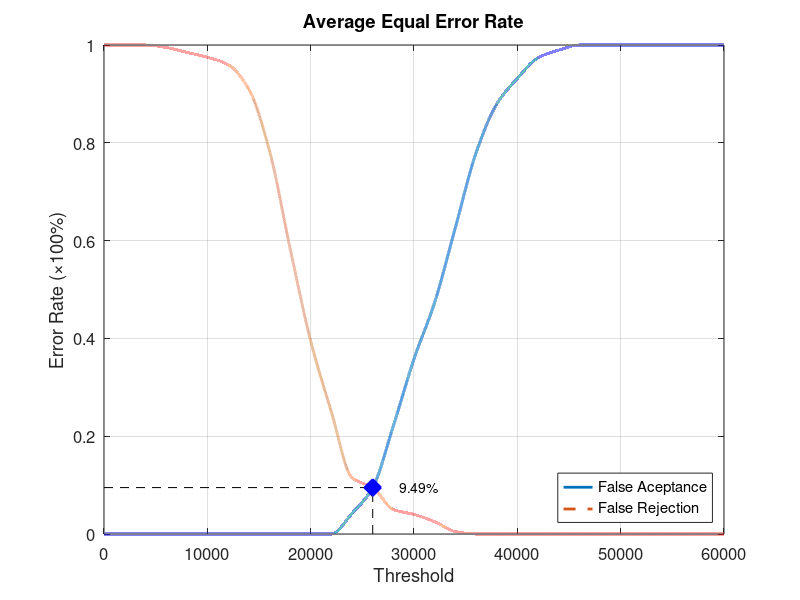
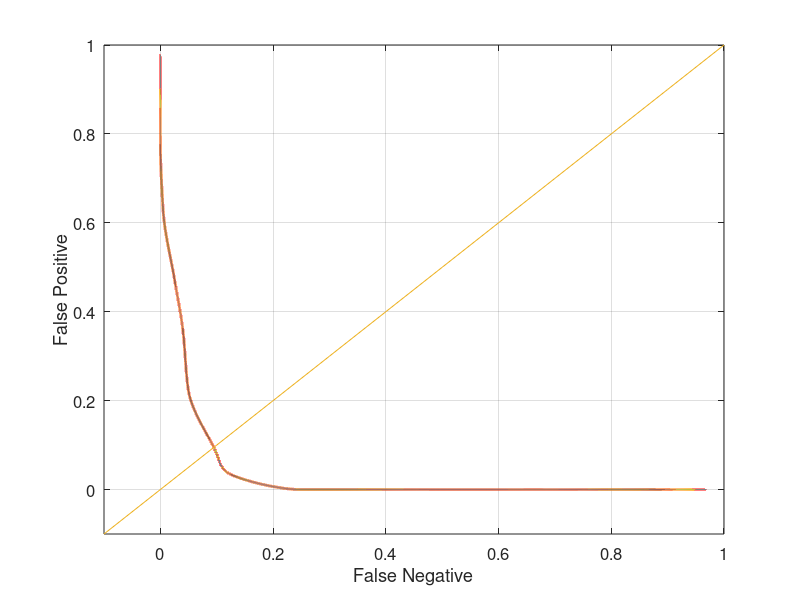

Recreate these plots in MATLAB, in order.
function yEER = Database1_1
close all;
clear;
clc;
x = 0:2000:60000;
xq = 0:0.5:60000;

y0 = [0 0 0 0 0 0 0 0 0 0 0 0 0.0421053 0.0947368 0.221053 0.357895 0.473684 0.626316 0.778947 0.878947 0.931579 0.973684 0.989474 1 1 1 1 1 1 1 1];
yy0 = interp1(x, y0, xq, 'pchip');
y1 = [1 1 1 0.995 0.985 0.975 0.96 0.91 0.785 0.585 0.395 0.25 0.115 0.095 0.05 0.04 0.025 0.005 0 0 0 0 0 0 0 0 0 0 0 0 0];
yy1 = interp1(x, y1, xq, 'pchip');

% Calculating EER: 
y2 = abs(y0 - y1);
find(y2 == min(y2))
yy2 = abs(yy0 - yy1);
xEER = find(yy2 == min(yy2));
xEERIndex = xq(xEER) % X-axis EER
yEER = yy0(xEER) % Y-axis EER

main = figure
plot(xq, yy0,'-','LineWidth', 2);	hold on
plot(xq, yy1,'--','LineWidth', 2);	hold on
plot([xEERIndex xEERIndex], [0 yEER], 'k--');	hold on
plot([0 xEERIndex], [yEER yEER], 'k--');	hold on
plot(xEERIndex, yEER, 'bx', 'LineWidth', 10);	hold on
text(xEERIndex + 10 * xEERIndex / 100, yEER, [num2str(round((10000 * yEER)) / 100) '%'])
legend('False Aceptance', 'False Rejection', 'Location', 'SouthEast')
xlabel('Threshold')
ylabel('Error Rate (\times100%)')
title('Average Equal Error Rate')
set(gca, 'FontSize', 12)
axis([0 60000 0 1])
grid on

print(main, 'Database1_1Main', '-dpng');
FNRxFPR = figure('Color', [1 1 1]);
plot(yy1, yy0, '-', yy1, yy0, 'LineWidth', 2);
hold on
y = -0.1:0.1:1
plot(y, y); 
set(gca, 'FontSize', 12)
xlabel('False Negative')
ylabel('False Positive')
axis([-0.1 1 -0.1 1])
set(gca, 'FontSize', 12)
grid on

print(FNRxFPR, 'Database1_1FNRxFPR','-dpng');
end
